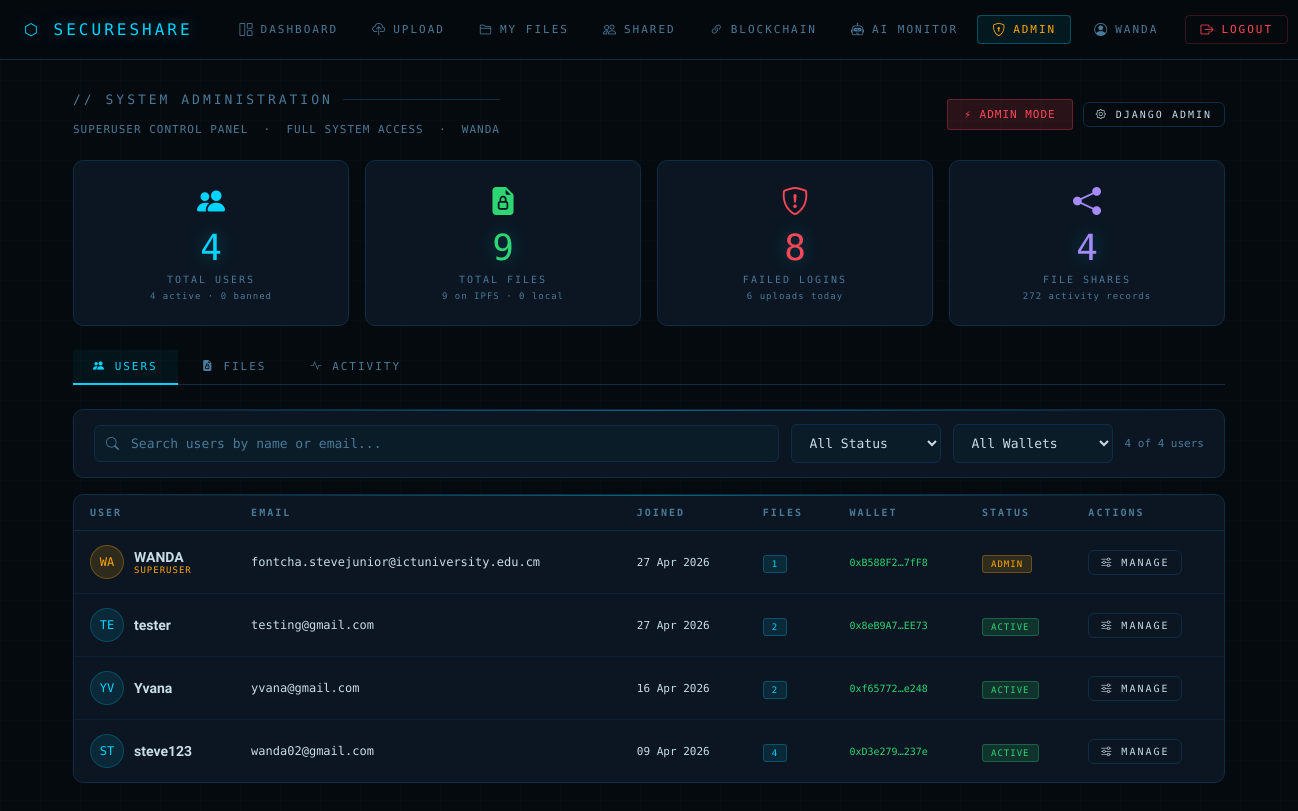
The page /accounts/manage/ (signed in) on the database its author committed.
### users/models.py (models this page shows, shortened)
class CustomUser(AbstractUser):
    email          = models.EmailField(unique=True)
    wallet_address = models.CharField(max_length=42, blank=True, null=True)

### users/views.py (the view)
# urls.py: path('manage/',                            views.admin_dashboard,    name='admin_dashboard'),
@admin_required
def admin_dashboard(request):
    from files.models import File, FileShare
    all_users = CustomUser.objects.prefetch_related('owned_files').order_by('-date_joined')
    all_files = File.objects.select_related('owner').order_by('-upload_date')
    context = {
        'total_users':    CustomUser.objects.count(),
        'active_users':   CustomUser.objects.filter(is_active=True).count(),
        'banned_users':   CustomUser.objects.filter(is_active=False).count(),
        'total_files':    File.objects.count(),
        'ipfs_files':     File.objects.exclude(ipfs_cid=None).exclude(ipfs_cid='').count(),
        'local_files':    File.objects.filter(ipfs_cid=None).count(),
        'total_shares':   FileShare.objects.count(),
        'total_logs':     ActivityLog.objects.count(),
        'failed_logins':  ActivityLog.objects.filter(action='failed_login').count(),
        'uploads_today':  ActivityLog.objects.filter(
                              action='upload',
                              timestamp__date=timezone.now().date()
                          ).count(),
        'all_users':      all_users,
        'all_files':      all_files,
        'recent_logs':    ActivityLog.objects.select_related('user').order_by('-timestamp')[:200],
        'tabs': [
            ('users',    'Users',    'people-fill'),
            ('files',    'Files',    'file-earmark-lock-fill'),
            ('activity', 'Activity', 'activity'),
        ],
    }
    return render(request, 'admin_panel/dashboard.html', context)

### files/models.py (called while the page is built)
    @property
    def file_size_display(self):
        size = self.file_size
        if size == 0:
            return '—'
        for unit in ['B', 'KB', 'MB', 'GB']:
            if size < 1024:
                return f"{size:.1f} {unit}"
            size /= 1024
        return f"{size:.1f} TB"

### users/views.py (called while the page is built)
def admin_required(view_func):
    return user_passes_test(lambda u: u.is_active and u.is_superuser)(
        login_required(view_func)
    )

### templates/admin_panel/dashboard.html (shortened to what this page needs)
{% extends 'base.html' %}
{% block content %}
<div class="d-flex justify-between align-center mb-5">
    <div>
        <div class="ss-section-title">// System Administration</div>
        <p class="text-dim mono" style="font-size:11px;letter-spacing:1px;">
            SUPERUSER CONTROL PANEL &nbsp;·&nbsp; FULL SYSTEM ACCESS &nbsp;·&nbsp; {{ request.user.username|upper }}
        </p>
    </div>
    <div style="display:flex;gap:10px;align-items:center;">
        <span class="ss-badge ss-badge-danger" style="font-size:11px;padding:8px 16px;animation:pulse 2s infinite;">⚡ ADMIN MODE</span>
        <a href="/admin/" class="ss-btn ss-btn-sm"><i class="bi bi-gear"></i> Django Admin</a>
    </div>
</div>
<div class="ss-grid ss-grid-4 mb-5">
    <div class="ss-stat" style="cursor:pointer;" onclick="showSection('users')">
        <span class="ss-stat-icon text-accent"><i class="bi bi-people-fill"></i></span>
        <div class="ss-stat-value">{{ total_users }}</div>
        <div class="ss-stat-label">Total Users</div>
        <div class="mono" style="font-size:9px;letter-spacing:1px;color:var(--text-dim);margin-top:6px;">{{ active_users }} active · {{ banned_users }} banned</div>
    </div>
    <div class="ss-stat" style="cursor:pointer;" onclick="showSection('files')">
        <span class="ss-stat-icon" style="color:var(--success);"><i class="bi bi-file-earmark-lock-fill"></i></span>
        <div class="ss-stat-value" style="color:var(--success);">{{ total_files }}</div>
        <div class="ss-stat-label">Total Files</div>
        <div class="mono" style="font-size:9px;letter-spacing:1px;color:var(--text-dim);margin-top:6px;">{{ ipfs_files }} on IPFS · {{ local_files }} local</div>
    </div>
    <div class="ss-stat" style="cursor:pointer;" onclick="showSection('activity')">
        <span class="ss-stat-icon" style="color:var(--danger);"><i class="bi bi-shield-exclamation"></i></span>
        <div class="ss-stat-value" style="color:var(--danger);">{{ failed_logins }}</div>
        <div class="ss-stat-label">Failed Logins</div>
        <div class="mono" style="font-size:9px;letter-spacing:1px;color:var(--text-dim);margin-top:6px;">{{ uploads_today }} uploads today</div>
    </div>
    <div class="ss-stat">
        <span class="ss-stat-icon" style="color:#a78bfa;"><i class="bi bi-share-fill"></i></span>
        <div class="ss-stat-value" style="color:#a78bfa;">{{ total_shares }}</div>
        <div class="ss-stat-label">File Shares</div>
        <div class="mono" style="font-size:9px;letter-spacing:1px;color:var(--text-dim);margin-top:6px;">{{ total_logs }} activity records</div>
    </div>
</div>
<div style="display:flex;gap:4px;margin-bottom:24px;border-bottom:1px solid var(--border);padding-bottom:0;">
    {% for tab, label, icon in tabs %}
    <button onclick="showSection('{{ tab }}')" id="tab-{{ tab }}"
        style="font-family:var(--mono);font-size:11px;letter-spacing:2px;text-transform:uppercase;
               padding:10px 20px;border:none;background:transparent;cursor:pointer;
               border-bottom:2px solid transparent;margin-bottom:-1px;transition:all 0.2s;
               color:var(--text-dim);">
        <i class="bi bi-{{ icon }}"></i> {{ label }}
    </button>
    {% endfor %}
</div>
<div id="section-users" class="admin-section">
    <div class="ss-card mb-4">
        <div class="ss-card-body" style="padding:14px 20px;">
            <div style="display:flex;gap:12px;align-items:center;flex-wrap:wrap;">
                <div style="position:relative;flex:1;min-width:200px;">
                    <i class="bi bi-search" style="position:absolute;left:12px;top:50%;transform:translateY(-50%);color:var(--text-dim);font-size:13px;"></i>
                    <input type="text" id="userSearch" class="ss-input" placeholder="Search users by name or email..."
                           style="padding-left:36px;" oninput="filterUsers()">
                </div>
                <select id="userStatusFilter" class="ss-input" style="width:150px;" onchange="filterUsers()">
                    <option value="">All Status</option>
                </select>
                <select id="userWalletFilter" class="ss-input" style="width:160px;" onchange="filterUsers()">
                    <option value="">All Wallets</option>
                </select>
                <span class="mono text-dim" id="userCount" style="font-size:11px;white-space:nowrap;"></span>
            </div>
        </div>
    </div>
    <div class="ss-card">
        <div style="overflow-x:auto;">
            <table class="ss-table" id="usersTable">
                <thead>
                    <tr>
                        <th>User</th>
                        <th>Email</th>
                        <th>Joined</th>
                        <th>Files</th>
                        <th>Wallet</th>
                        <th>Status</th>
                        <th>Actions</th>
                    </tr>
                </thead>
                <tbody id="usersBody">
                    {% for u in all_users %}
                    <tr class="user-row"
                        data-name="{{ u.username|lower }} {{ u.email|lower }}"
                        data-status="{% if u.is_superuser %}admin{% elif u.is_active %}active{% else %}banned{% endif %}"
                        data-wallet="{% if u.wallet_address %}assigned{% else %}none{% endif %}">
                        <td>
                            <div style="display:flex;align-items:center;gap:10px;">
                                <div style="width:34px;height:34px;border-radius:50%;
                                    background:{% if u.is_superuser %}rgba(255,165,2,0.15){% else %}rgba(0,212,255,0.1){% endif %};
                                    border:1px solid {% if u.is_superuser %}rgba(255,165,2,0.3){% else %}rgba(0,212,255,0.2){% endif %};
                                    display:flex;align-items:center;justify-content:center;
                                    font-family:var(--mono);font-size:12px;
                                    color:{% if u.is_superuser %}var(--warning){% else %}var(--accent){% endif %};
                                    flex-shrink:0;">{{ u.username|slice:":2"|upper }}</div>
                                <div>
                                    <div style="font-weight:700;font-size:14px;">{{ u.username }}</div>
                                    {% if u.is_superuser %}<div class="mono" style="font-size:9px;color:var(--warning);letter-spacing:1px;">SUPERUSER</div>{% endif %}
                                </div>
                            </div>
                        </td>
                        <td class="mono text-dim" style="font-size:12px;">{{ u.email }}</td>
                        <td class="mono text-dim" style="font-size:11px;">{{ u.date_joined|date:"d M Y" }}</td>
                        <td>
                            <span class="ss-badge ss-badge-info">{{ u.owned_files.count }}</span>
                        </td>
                        <td class="mono text-dim" style="font-size:10px;">
                            {% if u.wallet_address %}
                                <span style="color:var(--success);">{{ u.wallet_address|slice:":8" }}…{{ u.wallet_address|slice:"-4:" }}</span>
                            {% else %}
                                <span style="color:var(--danger);">Not assigned</span>
                            {% endif %}
                        </td>
                        <td>
                            {% if u.is_superuser %}<span class="ss-badge ss-badge-warning">ADMIN</span>
                            {% elif u.is_active %}<span class="ss-badge ss-badge-success">ACTIVE</span>
                            {% else %}<span class="ss-badge ss-badge-danger">BANNED</span>{% endif %}
                        </td>
                        <td>
                            <div style="display:flex;gap:6px;">
                                <a href="{% url 'admin_user_detail' u.id %}" class="ss-btn ss-btn-sm" title="Manage User">
                                    <i class="bi bi-sliders"></i> Manage
                                </a>
                            </div>
                        </td>
                    </tr>
                    {% endfor %}
                </tbody>
            </table>
        </div>
    </div>
</div>
{% endblock %}

### templates/base.html (shortened to what this page needs)
<!DOCTYPE html>
<html lang="en">
<head>
    <link href="https://cdn.jsdelivr.net/npm/bootstrap-icons@1.11.3/font/bootstrap-icons.css" rel="stylesheet">
</head>
<body>
{% if user.is_authenticated %}
<nav class="ss-nav">
    <a class="ss-brand" href="{% url 'dashboard' %}">⬡ SECURESHARE</a>
    <div class="ss-nav-links">
        <a class="ss-nav-link {% if request.resolver_match.url_name == 'dashboard' %}active{% endif %}"
           href="{% url 'dashboard' %}">
            <i class="bi bi-grid-1x2"></i> Dashboard
        </a>
        <a class="ss-nav-link {% if request.resolver_match.url_name == 'upload_file' %}active{% endif %}"
           href="{% url 'upload_file' %}">
            <i class="bi bi-cloud-upload"></i> Upload
        </a>
        <a class="ss-nav-link {% if request.resolver_match.url_name == 'my_files' %}active{% endif %}"
           href="{% url 'my_files' %}">
            <i class="bi bi-folder2"></i> My Files
        </a>
        <a class="ss-nav-link {% if request.resolver_match.url_name == 'shared_with_me' %}active{% endif %}"
           href="{% url 'shared_with_me' %}">
            <i class="bi bi-people"></i> Shared
        </a>
        <a class="ss-nav-link {% if request.resolver_match.url_name == 'blockchain_verify' %}active{% endif %}"
           href="{% url 'blockchain_verify' %}">
            <i class="bi bi-link-45deg"></i> Blockchain
        </a>
        <a class="ss-nav-link {% if request.resolver_match.url_name == 'ai_monitor' %}active{% endif %}"
           href="{% url 'ai_monitor' %}">
            <i class="bi bi-robot"></i> AI Monitor
        </a>
        {% if user.is_superuser %}
        <a class="ss-nav-link {% if request.resolver_match.url_name == 'admin_dashboard' %}active{% endif %}"
           href="{% url 'admin_dashboard' %}" style="color:var(--warning);">
            <i class="bi bi-shield-lock"></i> Admin
        </a>
        {% endif %}
    </div>
    <div class="ss-nav-user">
        <a class="ss-nav-link {% if request.resolver_match.url_name == 'profile' %}active{% endif %}"
           href="{% url 'profile' %}" style="color:var(--text-dim);">
            <i class="bi bi-person-circle"></i> {{ user.username }}
        </a>
        <a class="ss-nav-link ss-logout" href="{% url 'logout' %}">
            <i class="bi bi-box-arrow-right"></i> Logout
        </a>
    </div>
</nav>
{% endif %}
<div class="ss-content">
    {% block content %}{% endblock %}
</div>
</body>
</html>

### templates/admin_panel/dashboard.html (style rules this page uses)
.admin-section { animation:fadeUp 0.3s ease both; }

### rows shown on the page
CustomUser: username "WANDA", user.username "WANDA", username "WA", is_superuser "SUPERUSER", email "fontcha.stevejunior@ictuniversity.edu.cm", date_joined "27 Apr 2026", owned_files.count "1", wallet_address "0xB588F2", wallet_address "7fF8"
CustomUser: username "TE", username "tester", email "testing@gmail.com", date_joined "27 Apr 2026", owned_files.count "2", wallet_address "0x8eB9A7", wallet_address "EE73", is_superuser "ACTIVE"
CustomUser: username "YV", username "Yvana", email "yvana@gmail.com", date_joined "16 Apr 2026", owned_files.count "2", wallet_address "0xf65772", wallet_address "e248", is_superuser "ACTIVE"
CustomUser: username "ST", username "steve123", email "wanda02@gmail.com", date_joined "09 Apr 2026", owned_files.count "4", wallet_address "0xD3e279", wallet_address "237e", is_superuser "ACTIVE"

### other values the page prints
{{ total_users }} "4"
{{ active_users }} "4"
{{ banned_users }} "0"
{{ total_files }} "9"
{{ ipfs_files }} "9"
{{ local_files }} "0"
{{ failed_logins }} "8"
{{ uploads_today }} "6"
{{ total_shares }} "4"
{{ total_logs }} "272"
{{ label }} "USERS" "FILES" "ACTIVITY"
